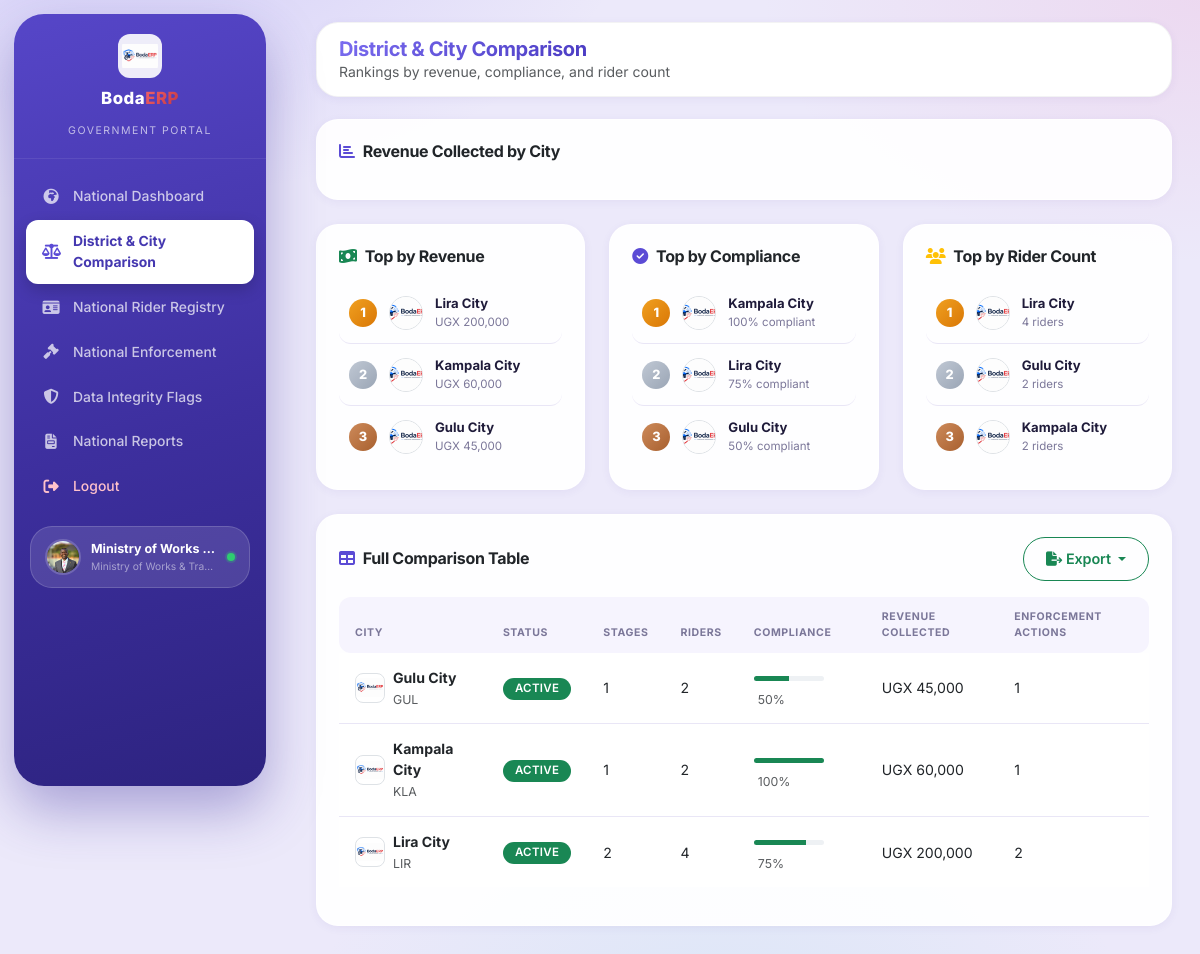
/pages/government/comparison.php (signed in), run on the app's committed database.
### tables this page shows
CREATE TABLE cities (
  id                 CHAR(3) PRIMARY KEY,                  
  name               VARCHAR(120) NOT NULL,
  country            VARCHAR(80)  NOT NULL DEFAULT 'Uganda',
  currency           CHAR(3)      NOT NULL DEFAULT 'UGX',
  logo_path          VARCHAR(255),
  annual_fee         DECIMAL(12,2) NOT NULL DEFAULT 0,
  fiscal_year        VARCHAR(20)  NOT NULL DEFAULT '2026/2027',
  id_prefix          VARCHAR(20)  NOT NULL,
  status             ENUM('active','pending','suspended') NOT NULL DEFAULT 'pending',
  contact_email      VARCHAR(150),
  contact_phone      VARCHAR(30),
  address            VARCHAR(255),
  payment_gateway    VARCHAR(60),
  sms_gateway        VARCHAR(60),
  revenue_split_city        TINYINT UNSIGNED NOT NULL DEFAULT 55,
  revenue_split_association TINYINT UNSIGNED NOT NULL DEFAULT 26,
  revenue_split_platform    TINYINT UNSIGNED NOT NULL DEFAULT 9,
  revenue_split_government  TINYINT UNSIGNED NOT NULL DEFAULT 10,
  compliance_target  TINYINT UNSIGNED NOT NULL DEFAULT 70,
  grace_period_days  SMALLINT UNSIGNED NOT NULL DEFAULT 30,
  reminder_days      SMALLINT UNSIGNED NOT NULL DEFAULT 14,
  created_by         INT NULL,
  created_at         DATETIME NOT NULL DEFAULT CURRENT_TIMESTAMP,
  updated_at         DATETIME NOT NULL DEFAULT CURRENT_TIMESTAMP ON UPDATE CURRENT_TIMESTAMP,
  CONSTRAINT chk_revenue_split CHECK (revenue_split_city + revenue_split_association + revenue_split_platform + revenue_split_government = 100)
);

### config/database.php (called while the page is built, shortened)
<?php
function db(): mysqli {
    static $link = null;
    if ($link === null) {
        try {
            $link = mysqli_connect(DB_HOST, DB_USER, DB_PASS, DB_NAME, (int) DB_PORT);
            $link->set_charset(DB_CHARSET);
        } catch (mysqli_sql_exception $e) {
            error_log('BodaERP DB Connection Error: ' . $e->getMessage());
            die('Database connection failed. Please try again later or contact support.');
        }
    }
    return $link;
}

### includes/db_helpers.php (called while the page is built, shortened)
<?php
require_once __DIR__ . '/../config/database.php';
function _dbPrepare(string $sql, array $params = []): mysqli_stmt {
    $values = $params;
    $stmt = db()->prepare($sql);
    if ($values !== []) {
        $types = '';
        foreach ($values as $v) {
            if (is_int($v))       $types .= 'i';
            elseif (is_float($v)) $types .= 'd';
            elseif (is_bool($v))  { $types .= 'i'; }
            else                   $types .= 's';
        }
        $bound = [];
        foreach ($values as $k => $v) {
            $bound[$k] = is_bool($v) ? (int) $v : $v;
        }
        $stmt->bind_param($types, ...$bound);
    }
    return $stmt;
}
function fetchAll(string $sql, array $params = []): array {
    $stmt = _dbPrepare($sql, $params);
    $stmt->execute();
    $result = $stmt->get_result();
    $rows = $result->fetch_all(MYSQLI_ASSOC);
    return $rows;
}

### includes/functions.php (called while the page is built, shortened)
<?php
require_once __DIR__ . '/db_helpers.php';
function h(?string $s): string {
    return htmlspecialchars($s ?? '', ENT_QUOTES, 'UTF-8');
}

### pages/government/comparison.php (the view, shortened to what this page needs)
<?php
$cities = fetchAll("SELECT c.*,
    (SELECT COUNT(*) FROM stages s WHERE s.city_id = c.id) AS stage_count,
    (SELECT COUNT(*) FROM riders r WHERE r.city_id = c.id AND r.deleted_at IS NULL) AS rider_count,
    (SELECT COUNT(*) FROM riders r WHERE r.city_id = c.id AND r.status = 'active' AND r.deleted_at IS NULL) AS active_rider_count,
    (SELECT COUNT(*) FROM enforcement_actions e WHERE e.city_id = c.id) AS enforcement_count,
    (SELECT COALESCE(SUM(p.amount),0) FROM payments p WHERE p.city_id = c.id AND p.status = 'Confirmed') AS revenue_collected
    FROM cities c");
$byRevenue = $cities; usort($byRevenue, fn($a, $b) => $b['revenue_collected'] <=> $a['revenue_collected']);
$byCompliance = $cities; usort($byCompliance, fn($a, $b) => $b['compliance_pct'] <=> $a['compliance_pct']);
$byRiders = $cities; usort($byRiders, fn($a, $b) => $b['rider_count'] <=> $a['rider_count']);
?>
<!DOCTYPE html>
<html lang="en">
<head>
    <?php $pageTitle = 'District & City Comparison - BodaERP Government Portal'; require __DIR__ . '/../../includes/partials/head-assets.php'; ?>
</head>
<body>
<?php require __DIR__ . '/../../includes/partials/sidebar-government.php'; ?>
<div class="main-content" id="mainContent">
    <header class="top-header">
        <div class="d-flex justify-content-between align-items-center">
            <div class="d-flex align-items-center gap-3">
                <div>
                    <h5 class="mb-0 fw-bold"><span class="text-gradient-blue">District &amp; City Comparison</span></h5>
                    <small class="text-muted d-none d-sm-block">Rankings by revenue, compliance, and rider count</small>
                </div>
            </div>
        </div>
    </header>
    <div class="content-area">
        <div class="card mb-4">
            <div class="card-body">
                <h6 class="section-heading mb-3"><i class="fas fa-chart-bar text-primary me-2"></i>Revenue Collected by City</h6>
            </div>
        </div>
        <div class="row g-4">
            <div class="col-lg-4">
                <div class="card h-100">
                    <div class="card-body">
                        <h6 class="fw-bold mb-3"><i class="fas fa-money-bill-wave text-success me-2"></i>Top by Revenue</h6>
                        <?php foreach ($byRevenue as $i => $t): ?>
                        <div class="activity-row">
                            <span class="rank-badge <?= $i === 0 ? 'r1' : ($i === 1 ? 'r2' : ($i === 2 ? 'r3' : '')) ?>"><?= $i + 1 ?></span>
                            <img src="<?= h(BASE_URL . $t['logo_path']) ?>" class="city-cell-logo border" onerror="this.src='<?= BASE_URL ?>/assets/images/logo.png'">
                            <div class="flex-1" style="min-width:0;">
                                <div class="activity-title"><?= h($t['name']) ?></div>
                                <div class="activity-sub"><?= h($t['currency']) ?> <?= number_format($t['revenue_collected']) ?></div>
                            </div>
                        </div>
                        <?php endforeach; ?>
                    </div>
                </div>
            </div>
            <div class="col-lg-4">
                <div class="card h-100">
                    <div class="card-body">
                        <h6 class="fw-bold mb-3"><i class="fas fa-check-circle text-primary me-2"></i>Top by Compliance</h6>
                        <?php foreach ($byCompliance as $i => $t): ?>
                        <div class="activity-row">
                            <span class="rank-badge <?= $i === 0 ? 'r1' : ($i === 1 ? 'r2' : ($i === 2 ? 'r3' : '')) ?>"><?= $i + 1 ?></span>
                            <img src="<?= h(BASE_URL . $t['logo_path']) ?>" class="city-cell-logo border" onerror="this.src='<?= BASE_URL ?>/assets/images/logo.png'">
                            <div class="flex-1" style="min-width:0;">
                                <div class="activity-title"><?= h($t['name']) ?></div>
                                <div class="activity-sub"><?= $t['compliance_pct'] ?>% compliant</div>
                            </div>
                        </div>
                        <?php endforeach; ?>
                    </div>
                </div>
            </div>
            <div class="col-lg-4">
                <div class="card h-100">
                    <div class="card-body">
                        <h6 class="fw-bold mb-3"><i class="fas fa-users text-warning me-2"></i>Top by Rider Count</h6>
                        <?php foreach ($byRiders as $i => $t): ?>
                        <div class="activity-row">
                            <span class="rank-badge <?= $i === 0 ? 'r1' : ($i === 1 ? 'r2' : ($i === 2 ? 'r3' : '')) ?>"><?= $i + 1 ?></span>
                            <img src="<?= h(BASE_URL . $t['logo_path']) ?>" class="city-cell-logo border" onerror="this.src='<?= BASE_URL ?>/assets/images/logo.png'">
                            <div class="flex-1" style="min-width:0;">
                                <div class="activity-title"><?= h($t['name']) ?></div>
                                <div class="activity-sub"><?= number_format($t['rider_count']) ?> riders</div>
                            </div>
                        </div>
                        <?php endforeach; ?>
                    </div>
                </div>
            </div>
        </div>
        <div class="card mt-4">
            <div class="card-body">
                <div class="d-flex justify-content-between align-items-center mb-3 flex-wrap gap-2">
                    <h6 class="fw-bold mb-0"><i class="fas fa-table text-primary me-2"></i>Full Comparison Table</h6>
                    <?php $exportTableId='comparisonTable'; $exportFilename='district_city_comparison'; $exportTitle='District & City Comparison'; require __DIR__ . '/../../includes/partials/export-toolbar.php'; ?>
                </div>
                <div class="table-responsive">
                    <table class="table table-hover align-middle" id="comparisonTable">
                        <thead><tr><th>City</th><th>Status</th><th>Stages</th><th>Riders</th><th>Compliance</th><th>Revenue Collected</th><th>Enforcement Actions</th></tr></thead>
                        <tbody>
                        <?php foreach ($cities as $t): $sc = ['active'=>'success','pending'=>'warning','inactive'=>'secondary']; ?>
                            <tr>
                                <td><div class="d-flex align-items-center gap-2"><img src="<?= h(BASE_URL . $t['logo_path']) ?>" class="city-cell-logo border" onerror="this.src='<?= BASE_URL ?>/assets/images/logo.png'"><div><strong><?= h($t['name']) ?></strong><br><small class="text-muted"><?= h($t['id']) ?></small></div></div></td>
                                <td><span class="badge bg-<?= $sc[$t['status']] ?? 'secondary' ?>"><?= strtoupper($t['status']) ?></span></td>
                                <td><?= (int) $t['stage_count'] ?></td>
                                <td><?= number_format($t['rider_count']) ?></td>
                                <td><span class="compliance-bar"><span style="width:<?= $t['compliance_pct'] ?>%;"></span></span> <small class="text-muted ms-1"><?= $t['compliance_pct'] ?>%</small></td>
                                <td><?= h($t['currency']) ?> <?= number_format($t['revenue_collected']) ?></td>
                                <td><?= number_format($t['enforcement_count']) ?></td>
                            </tr>
                        <?php endforeach; ?>
                        </tbody>
                    </table>
                </div>
            </div>
        </div>
    </div>
</div>
</body>
</html>

### assets/css/style.css (style rules this page uses)
:root { --primary-blue: #5b4bd5; --primary-blue-dark: #4538b0; --primary-blue-light: #efecfe; --primary-blue-gradient: linear-gradient(135deg, #7a6cf0 0%, #4a3bc2 100%); --secondary-red: #e5484d; --secondary-red-dark: #b02a37; --secondary-red-light: #fdecec; --secondary-red-gradient: linear-gradient(135deg, #f2646a 0%, #c23440 100%); --dark-black: #1f1b3a; --dark-black-light: #2d2760; --dark-black-lighter: #4538b0; --dark-black-gradient: linear-gradient(165deg, #5646c8 0%, #3d2f9e 55%, #2d2380 100%); --accent-purple: #e0529c; --accent-purple-dark: #a02a6b; --accent-purple-light: #fce9f3; --accent-purple-gradient: linear-gradient(135deg, #ee79b6 0%, #c23d86 100%); --pure-white: #ffffff; --off-white: #f6f4fe; --canvas: #ece9fa; --light-gray: #e9e6f6; --medium-gray: #cfcbe6; --text-muted: #7b7799; --text-dark: #1f1b3a; --shadow-sm: 0 2px 10px rgba(70, 50, 150, 0.06); --shadow-md: 0 10px 30px rgba(70, 50, 150, 0.10); --shadow-lg: 0 18px 44px rgba(70, 50, 150, 0.16); --shadow-xl: 0 28px 64px rgba(70, 50, 150, 0.22); --shadow-red: 0 10px 26px rgba(229, 72, 77, 0.22); --radius-sm: 12px; --radius-md: 16px; --radius-lg: 22px; --radius-xl: 28px; --radius-full: 9999px; --transition-fast: 0.15s ease; --transition-normal: 0.25s cubic-bezier(0.4, 0, 0.2, 1); --transition-slow: 0.4s cubic-bezier(0.4, 0, 0.2, 1); --bs-primary: #5b4bd5; --bs-primary-rgb: 91, 75, 213; --bs-link-color: #5b4bd5; --bs-link-hover-color: #4538b0; }
* { margin: 0; padding: 0; box-sizing: border-box; }
body { font-family: 'Inter', -apple-system, BlinkMacSystemFont, sans-serif; background: var(--canvas); color: var(--text-dark); overflow-x: hidden; -webkit-font-smoothing: antialiased; }
h1, h2, h3, h4, h5, h6 { font-weight: 700; letter-spacing: -0.02em; }
.text-gradient-blue { background: var(--primary-blue-gradient); -webkit-background-clip: text; -webkit-text-fill-color: transparent; background-clip: text; }
.card { border: 1px solid rgba(28, 32, 51, 0.05); border-radius: var(--radius-lg); background: var(--pure-white); box-shadow: var(--shadow-sm); transition: box-shadow var(--transition-normal), transform var(--transition-normal); overflow: hidden; }
.card-body { padding: 22px; }
.badge { font-weight: 600; padding: 5px 12px; border-radius: var(--radius-full); font-size: 0.72rem; letter-spacing: 0.2px; }
.table { font-size: 0.88rem; color: var(--text-dark); border-collapse: separate; border-spacing: 0; }
.table thead th { font-weight: 700; color: var(--text-muted); text-transform: uppercase; font-size: 0.66rem; letter-spacing: 0.6px; border-bottom: none; padding: 12px 16px; background: var(--off-white); }
.table thead th:first-child { border-radius: 12px 0 0 12px; }
.table thead th:last-child { border-radius: 0 12px 12px 0; }
.table tbody td { padding: 14px 16px; vertical-align: middle; border-bottom: 1px solid var(--light-gray); }
.table tbody tr:last-child td { border-bottom: none; }
.table tbody tr { transition: background var(--transition-fast); }
.table-responsive { -webkit-overflow-scrolling: touch; }
body { background: radial-gradient(900px 500px at 8% -10%, rgba(122,108,240,0.22), transparent 60%), radial-gradient(800px 480px at 100% 0%, rgba(238,121,182,0.14), transparent 55%), radial-gradient(700px 500px at 60% 110%, rgba(111,211,224,0.14), transparent 60%), var(--canvas); background-attachment: fixed; }
.text-primary { color: var(--primary-blue) !important; }
.card, .top-header, .quick-action-card, .stat-card-modern, .chart-card { border: 1px solid rgba(255,255,255,0.7); background: rgba(255,255,255,0.92); backdrop-filter: blur(10px); -webkit-backdrop-filter: blur(10px); box-shadow: var(--shadow-sm); border-radius: var(--radius-lg); }
.table thead th { background: var(--off-white); color: var(--text-muted); }
.table tbody td { border-bottom-color: var(--light-gray); }
.badge { letter-spacing: 0.3px; }

### data on the page
cities: logo_path (picture), name "Lira City", currency "UGX", revenue_collected "200,000", compliance_pct "75", rider_count "4", id "LIR", status "ACTIVE", stage_count "2", enforcement_count "2"
cities: logo_path (picture), name "Kampala City", currency "UGX", revenue_collected "60,000", compliance_pct "100", rider_count "2", id "KLA", status "ACTIVE", stage_count "1", enforcement_count "1"
cities: logo_path (picture), name "Gulu City", currency "UGX", revenue_collected "45,000", revenue_split_city "50", rider_count "2", id "GUL", status "ACTIVE", stage_count "1", enforcement_count "1"

### other printed values
$label "National Dashboard"
$label "District & City Comparison"
$label "National Rider Registry"
$label "National Enforcement"
$label "Data Integrity Flags"
$label "National Reports"
$_SESSION['name'] "Ministry of Works…"
$sfcRole "Ministry of Works & Tra…"
